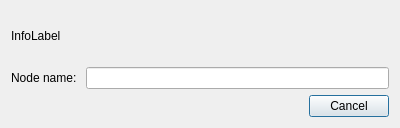
<?xml version="1.0" encoding="UTF-8"?>
<ui version="4.0">
 <class>InputNodeNameDlg</class>
 <widget class="QDialog" name="InputNodeNameDlg">
  <property name="windowModality">
   <enum>Qt::WindowModal</enum>
  </property>
  <property name="geometry">
   <rect>
    <x>0</x>
    <y>0</y>
    <width>400</width>
    <height>128</height>
   </rect>
  </property>
  <property name="windowTitle">
   <string>Dialog</string>
  </property>
  <layout class="QVBoxLayout" name="verticalLayout_2">
   <item>
    <layout class="QVBoxLayout" name="verticalLayout">
     <item>
      <widget class="QLabel" name="generalInfo">
       <property name="text">
        <string>InfoLabel</string>
       </property>
      </widget>
     </item>
     <item>
      <layout class="QHBoxLayout" name="horizontalLayout">
       <item>
        <widget class="QLabel" name="valueLabel">
         <property name="text">
          <string>Node name: </string>
         </property>
        </widget>
       </item>
       <item>
        <widget class="QLineEdit" name="valueLE"/>
       </item>
      </layout>
     </item>
    </layout>
   </item>
   <item>
    <widget class="QDialogButtonBox" name="buttonsBox">
     <property name="orientation">
      <enum>Qt::Horizontal</enum>
     </property>
     <property name="standardButtons">
      <set>QDialogButtonBox::Cancel</set>
     </property>
    </widget>
   </item>
  </layout>
 </widget>
 <resources/>
 <connections>
  <connection>
   <sender>buttonsBox</sender>
   <signal>rejected()</signal>
   <receiver>InputNodeNameDlg</receiver>
   <slot>reject()</slot>
   <hints>
    <hint type="sourcelabel">
     <x>316</x>
     <y>260</y>
    </hint>
    <hint type="destinationlabel">
     <x>286</x>
     <y>274</y>
    </hint>
   </hints>
  </connection>
 </connections>
</ui>
